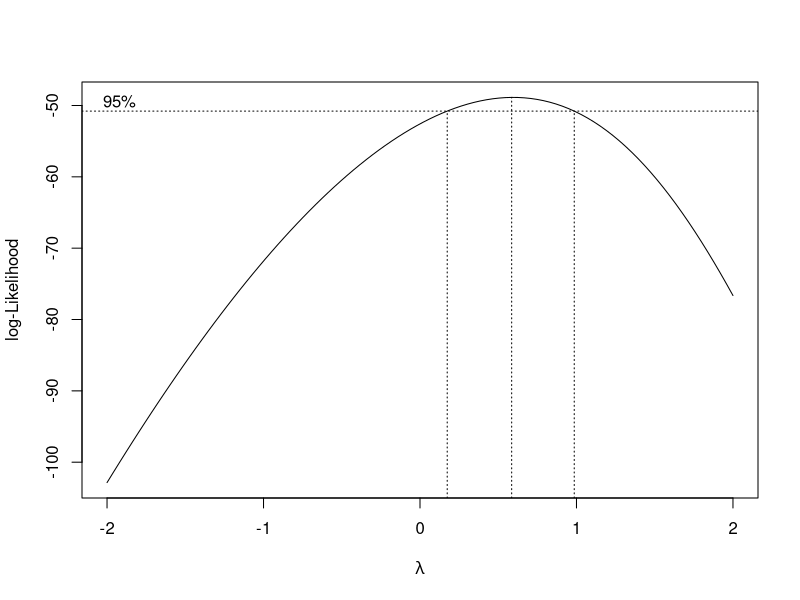
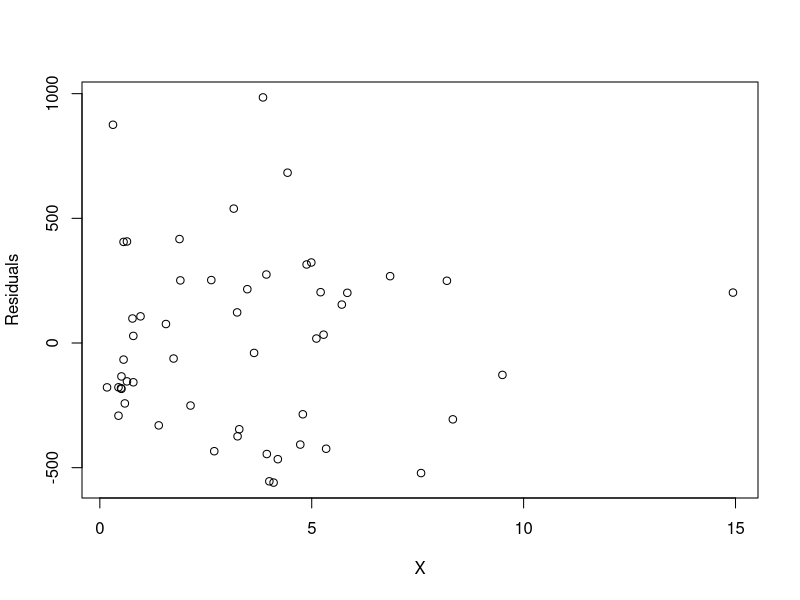
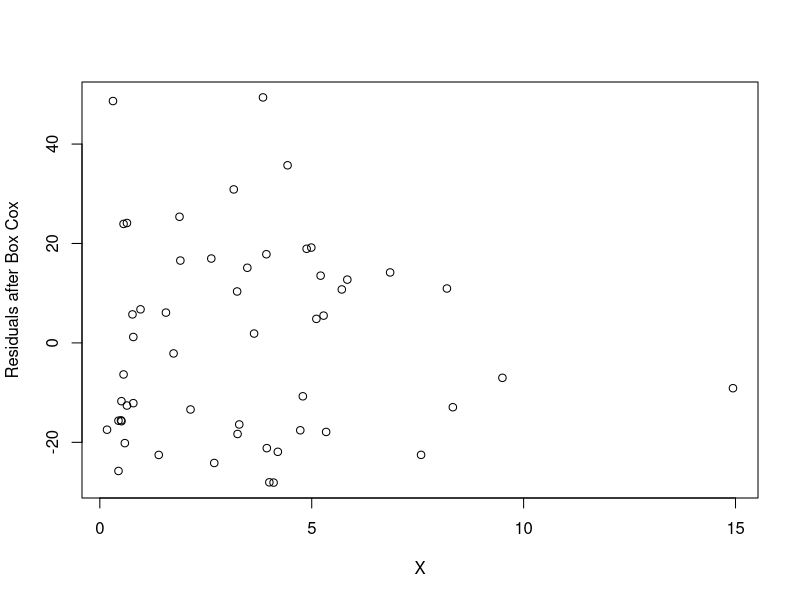
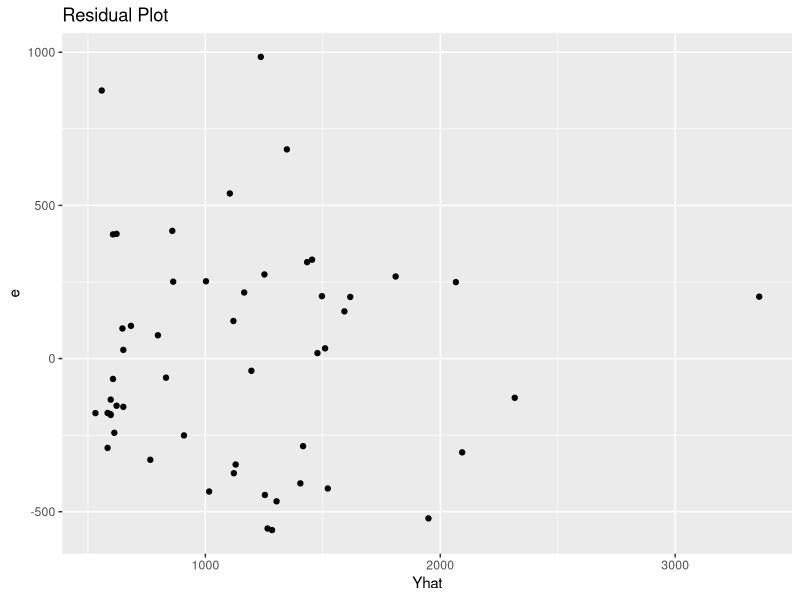
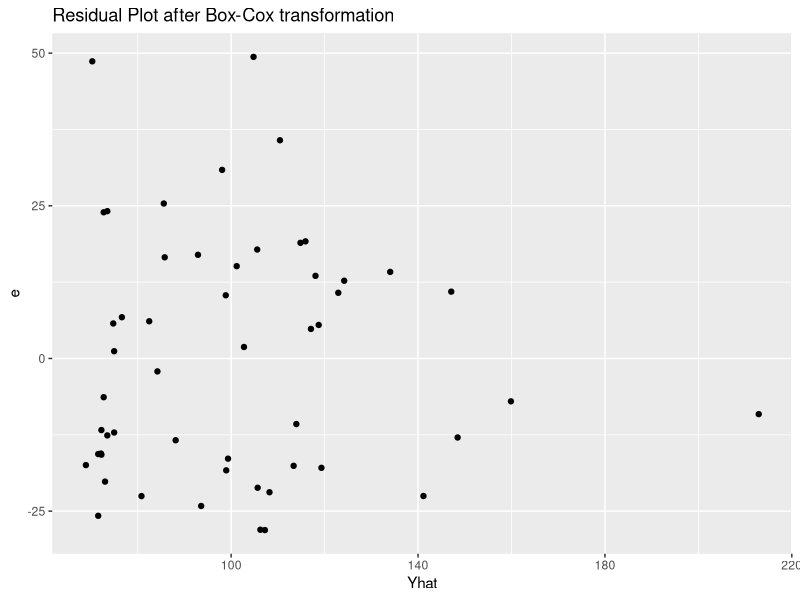
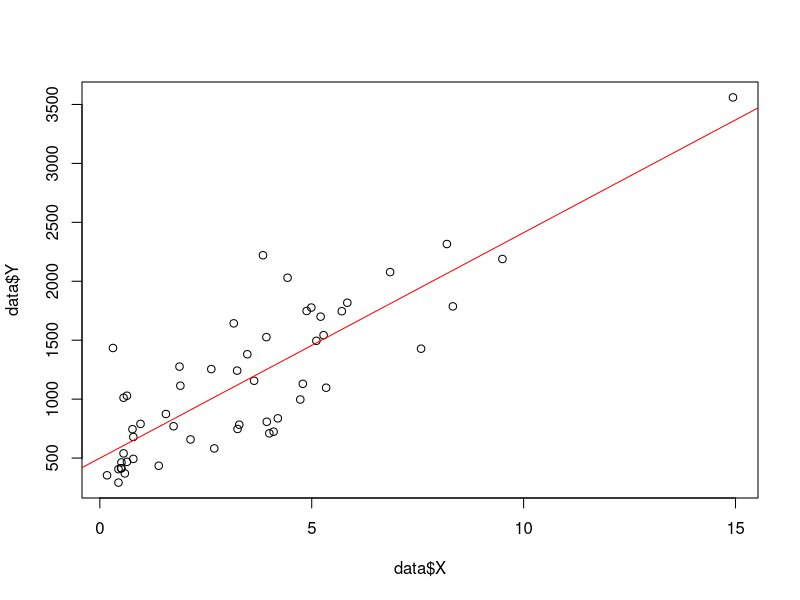
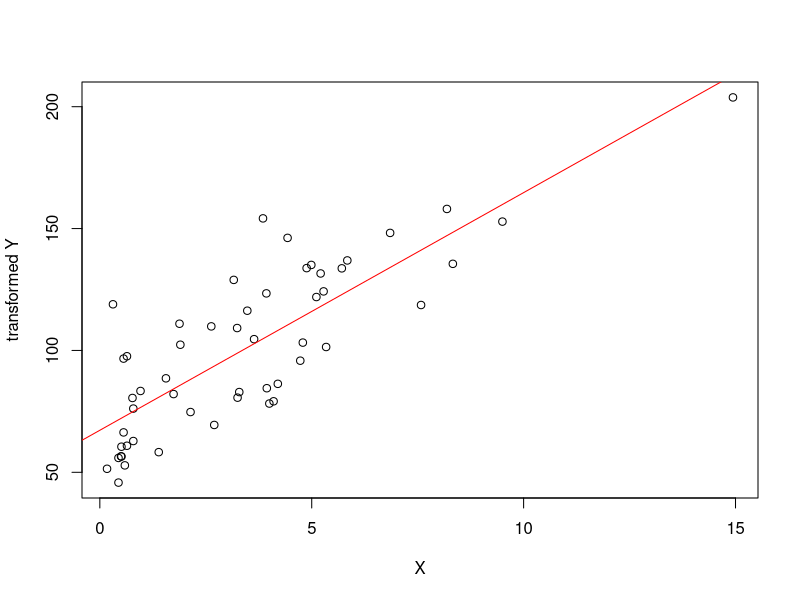
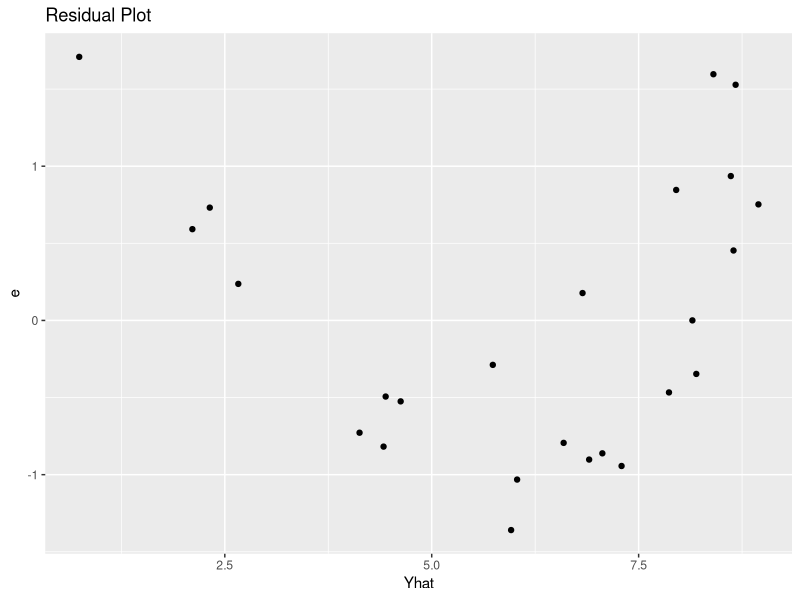

Generate these figures, in order, with R:
#Question 1
#============
library(readxl)
library(tidyr)
library(MASS)
library(ggplot2)

data = read_excel('Electricity_Data.xlsx')
model = lm(Y~X, data)

g1 = ggplot()+
  geom_point(aes(model$fitted.values, resid(model) ))+
  labs(title = 'Residual Plot',
       x = 'Yhat',
       y = 'e')

#find optimal lambda for Box-Cox transformation 
box_cox <- boxcox(Y ~ X, data = data)
(lambda <- box_cox$x[which.max(box_cox$y)])

#transformed model
box_cox_transform <- function(Y, lambda) { if (lambda == 0) {
  return(log(Y)) } else {
    return((Y^lambda - 1) / lambda)
  } }

Y1 <- box_cox_transform(data$Y, lambda)
model_bc = lm(Y1~data$X)

g2 = ggplot()+
  geom_point(aes(model_bc$fitted.values, model_bc %>% resid() ))+
  labs(title = 'Residual Plot after Box-Cox transformation',
       x = 'Yhat',
       y = 'e')
plot(data$X, model %>% resid(), xlab = "X", ylab="Residuals")
plot(data$X,model_bc %>% resid(), xlab="X", ylab="Residuals after Box Cox")
plot(g1)
plot(g2)
plot(data$X, data$Y)
abline(model, col="red")
plot(data$X, Y1, xlab="X", ylab="transformed Y")
abline(model_bc, col="red")

#=============================================

#Question 2
library(readxl)
library(ggplot2)
library(car)

data = read_excel('Wind_Mill_Data.xlsx')
model = lm(Y~X, data)

g3 = ggplot()+
  geom_point(aes(model$fitted.values, model %>% resid() ))+
  labs(title = 'Residual Plot',
       x = 'Yhat',
       y = 'e')

#optimal value of alpha for box-tidwell transformation
bt = boxTidwell(Y~X, data = data)

box_tidwell_tranform <- function(X, lambda) { 
  if (lambda == 0) {
  return(log(X)) } else {
    return(X^lambda) }
}

X1 = box_tidwell_tranform(data$X, bt$result[1])

model_bt = lm(data$Y~X1)

g4 = ggplot()+
  geom_point(aes(model_bt$fitted.values, model_bt %>% resid() ))+
  labs(title = 'Residual Plot after Box-Tidwell transformation',
       x = 'Yhat',
       y = 'e')

plot(g3)
plot(g4)

plot(data$X, model %>% resid(), xlab = "X", ylab="Residuals")
plot(data$X,model_bt %>% resid(), xlab="X", ylab="Residuals after Box Tidwell")

plot(data$X, data$Y)
abline(model, col="red")

plot(X1, data$Y, xlab="Tranformed X", ylab = "Y")
abline(model_bt, col="red")

##########################################################
# Question 3

# Load necessary libraries
library(readxl)
library(dplyr)
library(ggplot2)

# Step 1: Load the data
data <- read_excel("Weighted_Least_Squares_Data.xlsx")
x_og <- data$X
y_og <- data$Y

# Step 2: Plot the residuals from an initial linear model
initial_model <- lm(Y ~ X, data = data)
initial_residuals <- residuals(initial_model)
summary(initial_model)

# Plot the residuals
ggplot(data, aes(x = X, y = initial_residuals)) +
  geom_point() +
  geom_hline(yintercept = 0, linetype = "dashed", color = "red") +
  labs(title = "Initial Residual Plot", x = "X", y = "Residuals")

# Step 3: Divide data into groups based on regressor values
# Here, we'll assume splitting the data into quartiles for demonstration. 
data <- data %>%
  mutate(group = ntile(X, 4))

# Step 4: Compute the sample mean and variance of each group
group_stats <- data %>%
  group_by(group) %>%
  summarize(mean_X = mean(X), mean_Y = mean(Y), var_Y = var(Y), var_X=var(X))

# Step 5: Scatter plot of the group means and variances
ggplot(group_stats, aes(x = mean_Y, y = var_Y)) +
  geom_point() +
  labs(title = "Scatter Plot of Group Means", x = "Mean of Y", y = "Variance of Y")

# Step 6: Fit an appropriate regression model (including a quadratic term)
quad_model <- lm(Y ~ poly(X, 2), data = data)
summary(quad_model)

# Step 7: Compute the fitted values
fitted_values <- fitted(quad_model)

# Step 8: Use these fitted values as reciprocal of the weights
weights <- 1 / abs(fitted_values)

# Step 9: Fit a weighted least squares model
wls_model <- lm(Y ~ X, data = data, weights = weights)
summary(wls_model)

# Step 10: Observe the residual plot of the WLS model
wls_residuals <- residuals(wls_model)

ggplot(data, aes(x = X, y = wls_residuals)) +
  geom_point() +
  geom_hline(yintercept = 0, linetype = "dashed", color = "red") +
  labs(title = "Residual Plot after WLS", x = "X", y = "Residuals")


plot(x_og, y_og, xlab="X", ylab="Y", main="Initial Model")
abline(initial_model, col="red")
plot(x_og, y_og, xlab="X", ylab="Y", main="WLS Model")
abline(wls_model, col="red")
